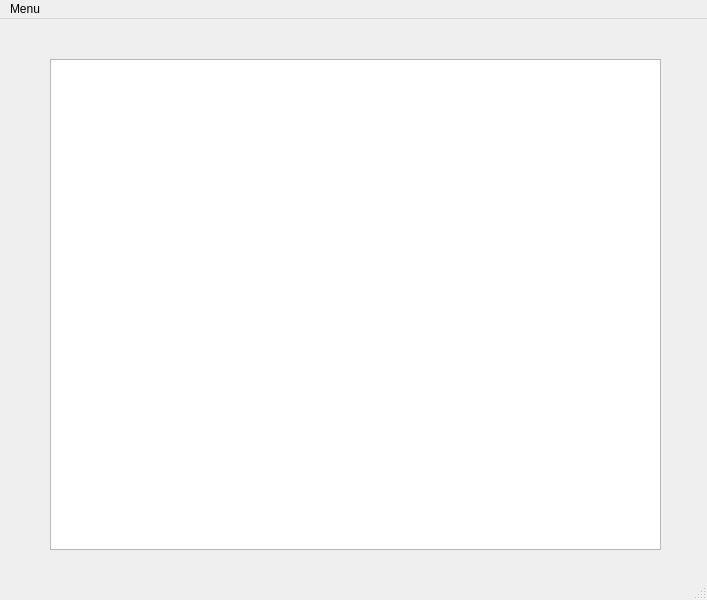
<?xml version="1.0" encoding="UTF-8"?>
<ui version="4.0">
 <class>Accueil</class>
 <widget class="QMainWindow" name="Accueil">
  <property name="geometry">
   <rect>
    <x>0</x>
    <y>0</y>
    <width>707</width>
    <height>600</height>
   </rect>
  </property>
  <property name="windowTitle">
   <string>Accueil</string>
  </property>
  <widget class="QWidget" name="centralwidget">
   <widget class="QTextEdit" name="textEditReleveClient">
    <property name="geometry">
     <rect>
      <x>50</x>
      <y>40</y>
      <width>611</width>
      <height>491</height>
     </rect>
    </property>
   </widget>
  </widget>
  <widget class="QMenuBar" name="menubar">
   <property name="geometry">
    <rect>
     <x>0</x>
     <y>0</y>
     <width>707</width>
     <height>22</height>
    </rect>
   </property>
   <widget class="QMenu" name="menuMenu">
    <property name="title">
     <string>Menu</string>
    </property>
    <widget class="QMenu" name="menuAjouter_un_Compte">
     <property name="title">
      <string>Ajouter un Compte</string>
     </property>
     <addaction name="actionEpargne"/>
     <addaction name="actionCheque"/>
    </widget>
    <addaction name="menuAjouter_un_Compte"/>
    <addaction name="actionSupprimer_un_Compte"/>
    <addaction name="actionQuitter"/>
   </widget>
   <addaction name="menuMenu"/>
  </widget>
  <widget class="QStatusBar" name="statusbar"/>
  <action name="actionSupprimer_un_Compte">
   <property name="text">
    <string>Supprimer un Compte</string>
   </property>
  </action>
  <action name="actionQuitter">
   <property name="text">
    <string>Quitter</string>
   </property>
  </action>
  <action name="actionEpargne">
   <property name="text">
    <string>Epargne</string>
   </property>
  </action>
  <action name="actionCheque">
   <property name="text">
    <string>Cheque</string>
   </property>
  </action>
 </widget>
 <resources/>
 <connections>
  <connection>
   <sender>actionEpargne</sender>
   <signal>triggered()</signal>
   <receiver>Accueil</receiver>
   <slot>slotAjouterEpargne()</slot>
   <hints>
    <hint type="sourcelabel">
     <x>-1</x>
     <y>-1</y>
    </hint>
    <hint type="destinationlabel">
     <x>399</x>
     <y>299</y>
    </hint>
   </hints>
  </connection>
  <connection>
   <sender>actionQuitter</sender>
   <signal>triggered()</signal>
   <receiver>Accueil</receiver>
   <slot>close()</slot>
   <hints>
    <hint type="sourcelabel">
     <x>-1</x>
     <y>-1</y>
    </hint>
    <hint type="destinationlabel">
     <x>399</x>
     <y>299</y>
    </hint>
   </hints>
  </connection>
  <connection>
   <sender>actionSupprimer_un_Compte</sender>
   <signal>triggered()</signal>
   <receiver>Accueil</receiver>
   <slot>slotSupprimerCompte()</slot>
   <hints>
    <hint type="sourcelabel">
     <x>-1</x>
     <y>-1</y>
    </hint>
    <hint type="destinationlabel">
     <x>399</x>
     <y>299</y>
    </hint>
   </hints>
  </connection>
  <connection>
   <sender>actionCheque</sender>
   <signal>triggered()</signal>
   <receiver>Accueil</receiver>
   <slot>slotAjouterCheque()</slot>
   <hints>
    <hint type="sourcelabel">
     <x>-1</x>
     <y>-1</y>
    </hint>
    <hint type="destinationlabel">
     <x>399</x>
     <y>299</y>
    </hint>
   </hints>
  </connection>
 </connections>
 <slots>
  <slot>slotAjouterCheque()</slot>
  <slot>slotAjouterEpargne()</slot>
  <slot>slotSupprimerCompte()</slot>
 </slots>
</ui>
